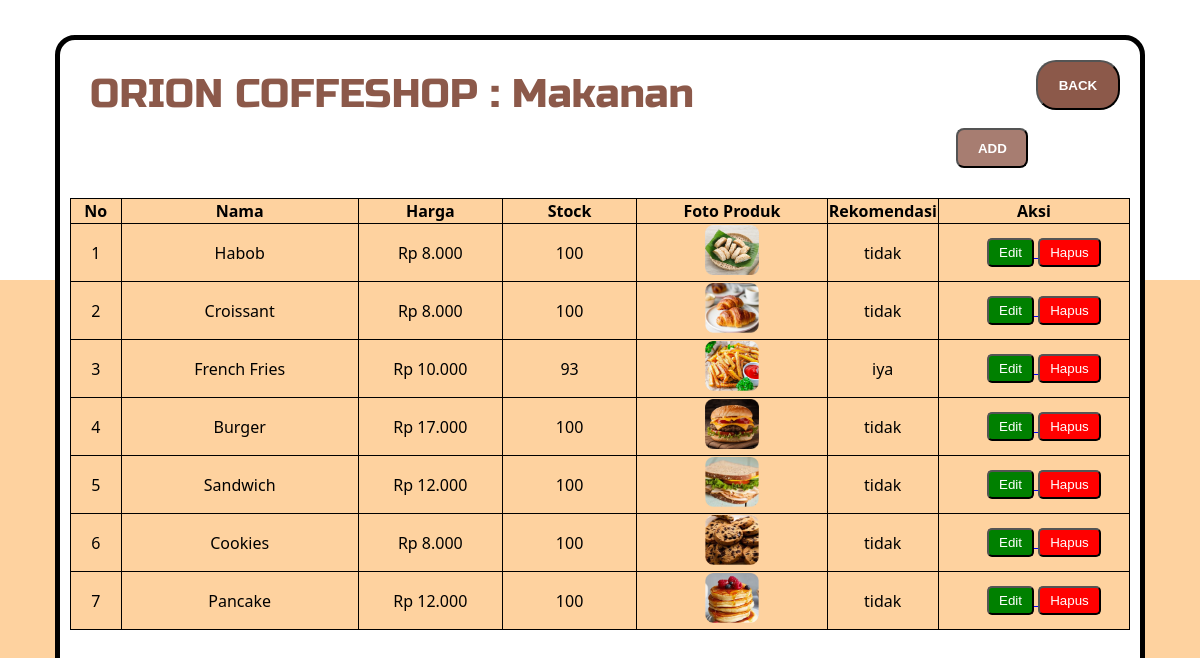
Page /crud/makanan.php (signed in) on the committed database.
### tables this page shows
CREATE TABLE `produk` (
  `id` int(11) NOT NULL,
  `kd_produk` varchar(255) NOT NULL,
  `nama_produk` varchar(255) NOT NULL,
  `harga` int(11) NOT NULL,
  `stok` int(5) NOT NULL,
  `gambar_produk` varchar(255) NOT NULL,
  `kategori` enum('makanan','minuman') NOT NULL,
  `rekomendasi` enum('iya','tidak') NOT NULL
);

### crud/makanan.php (the view, shortened to what this page needs)
<?php
include "koneksi.php";
$sql = "SELECT * FROM produk WHERE kategori = 'makanan' ORDER BY id ASC";
$result = mysqli_query($koneksi, $sql);
?>
<!DOCTYPE html>
<html lang="en">
<head>
    <link rel="stylesheet" href="../style/admin.css">
</head>
<body>
    <div class="container">
        <div class="box">
            <div class="header">
                <p>ORION COFFESHOP : Makanan</p>
                <div class="back">
                    <a href="kategori.html"><button>BACK</button></a>
                </div>
            </div>
            <div class="add">
                        <a href="add-makanan.php"><button>ADD</button></a>
                    </div>
            <div class="content">
                <div class="table-container">
                    <table>
                        <thead>
                            <tr>
                                <th width="50px">No</th>
                                <th width="250px">Nama</th>
                                <th width="150px">Harga</th>
                                <th width="140px">Stock</th>
                                <th width="200px">Foto Produk</th>
                                <th width="100px" >Rekomendasi</th>
                                <th width="200px">Aksi</th>
                            </tr>
                        </thead>
                        <tbody>
                            <?php if (mysqli_num_rows($result) > 0): ?>
                                <?php
                                $no = 1;
                                while($row = mysqli_fetch_assoc($result)):
                                ?>
                                    <tr>
                                        <td><?= $no++ ?></td>
                                        <td><?= htmlspecialchars($row['nama_produk']) ?></td>
                                        <td>Rp <?= number_format($row['harga'], 0, ',', '.') ?></td>
                                        <td><?= $row['stok'] ?></td>
                                        <td>
                                            <img style="height: 50px;"
                                                 src="images/<?= htmlspecialchars($row['gambar_produk']) ?>"
                                                 class="product-image">
                                        </td>
                                        <td><?= htmlspecialchars($row['rekomendasi']) ?></td>
                                        <td>
                                            <a href="edit.php?id=<?= $row['id'] ?> &from=makanan.php">
                                                <button class="btn-edit">Edit</button>
                                            </a>
                                            <button onclick="confirmDelete(<?= $row['id'] ?>)"
                                                    class="btn-hapus">Hapus</button>
                                        </td>
                                    </tr>
                                <?php endwhile; ?>
                            <?php else: ?>
                                <tr>
                                    <td colspan="6" class="text-center">Tidak ada data produk</td>
                                </tr>
                            <?php endif; ?>
                        </tbody>
                    </table>
                </div>
            </div>
        </div>
    </div>
</body>
</html>

### style/admin.css (style rules this page uses)
html { scroll-behavior: smooth; }
body { padding: 0; margin: 0; height: 100vh; display: flex; justify-content: center; align-items: center; font-family: "Segoe UI", Tahoma, Geneva, Verdana, sans-serif; }
.box { border: solid 5px black; border-radius: 20px; width: 90vw; height: 90vh; margin: auto; background-color: white; display: flex; position: relative; flex-direction: column; }
.header { display: flex; height: 11vh; }
.header p { font-size: 40px; color: #8c594a; font-family: "Russo-one"; margin-top: 30px; margin-left: 30px; }
.back { position: absolute; right: 20px; top: 20px; }
.back button { font-weight: bold; background-color: #8c594a; height: 50px; width: 7vw; color: white; border-radius: 20px; cursor: pointer; transition: 0.2s ease; }
.content { justify-content: center; display: flex; max-height: 65vh; overflow-y: auto; padding: 10px; }
.table-container { height: 65vh; text-align: center; justify-content: center; }
table a { margin-left: 20px; }
.content table { margin-top: 20px; }
.content table, th, td { border: 1px solid black; border-collapse: collapse; background-color: #fed29f; }
.btn-edit, .btn-hapus { border-radius: 5px; padding: 5px 10px; cursor: pointer; }
.btn-edit { background-color: green; color: white; }
.btn-hapus { background-color: red; color: white; }
.add { margin-left: 83%; }
.add button { font-weight: bold; background-color: #a77d71; height: 40px; width: 6vw; color: white; border-radius: 8px; cursor: pointer; }

### rows in the picture
produk: nama_produk "Habob", harga "8.000", stok "100", gambar_produk (picture), rekomendasi "tidak"
produk: nama_produk "Croissant", harga "8.000", stok "100", gambar_produk (picture), rekomendasi "tidak"
produk: nama_produk "French Fries", harga "10.000", stok "93", gambar_produk (picture), rekomendasi "iya"
produk: nama_produk "Burger", harga "17.000", stok "100", gambar_produk (picture), rekomendasi "tidak"
produk: nama_produk "Sandwich", harga "12.000", stok "100", gambar_produk (picture), rekomendasi "tidak"
produk: nama_produk "Cookies", harga "8.000", stok "100", gambar_produk (picture), rekomendasi "tidak"
produk: nama_produk "Pancake", harga "12.000", stok "100", gambar_produk (picture), rekomendasi "tidak"
